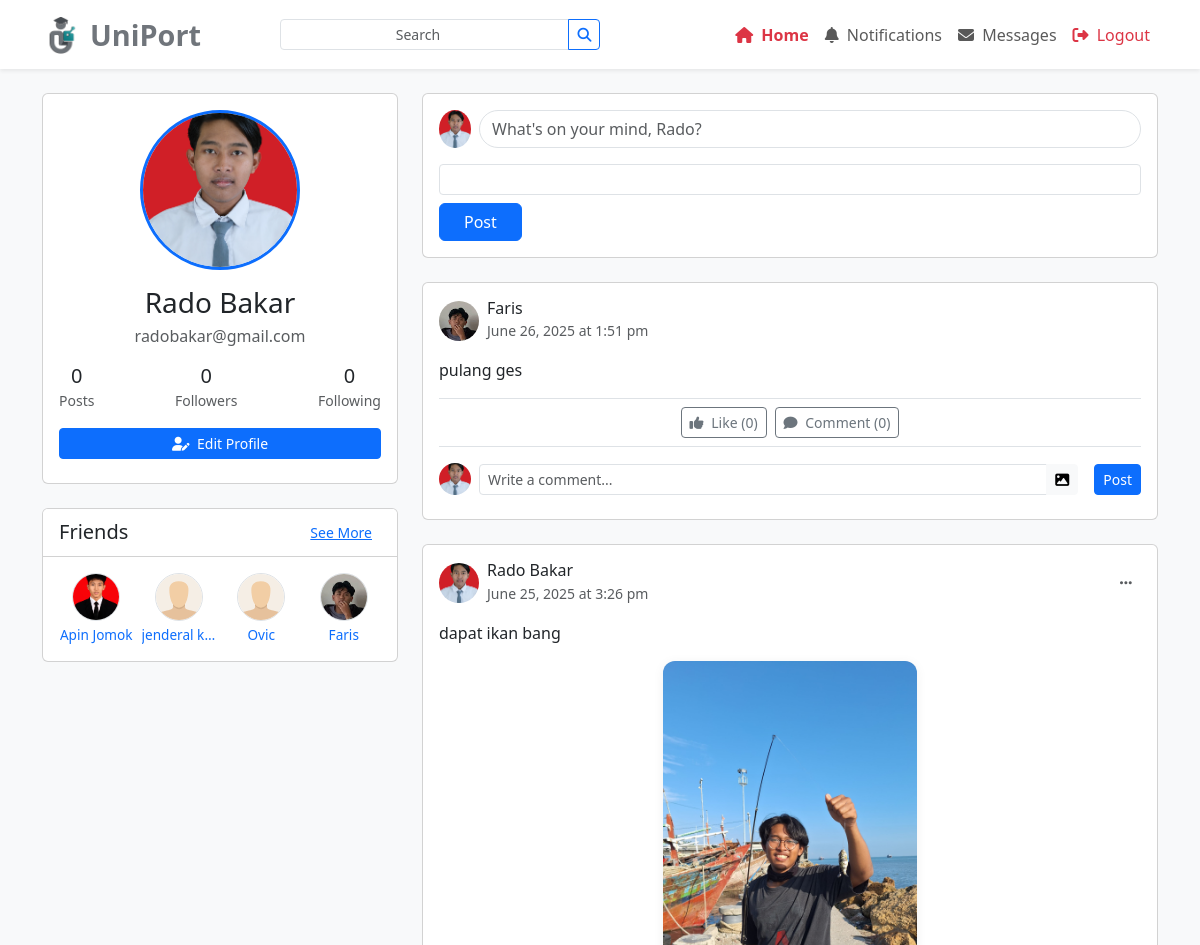
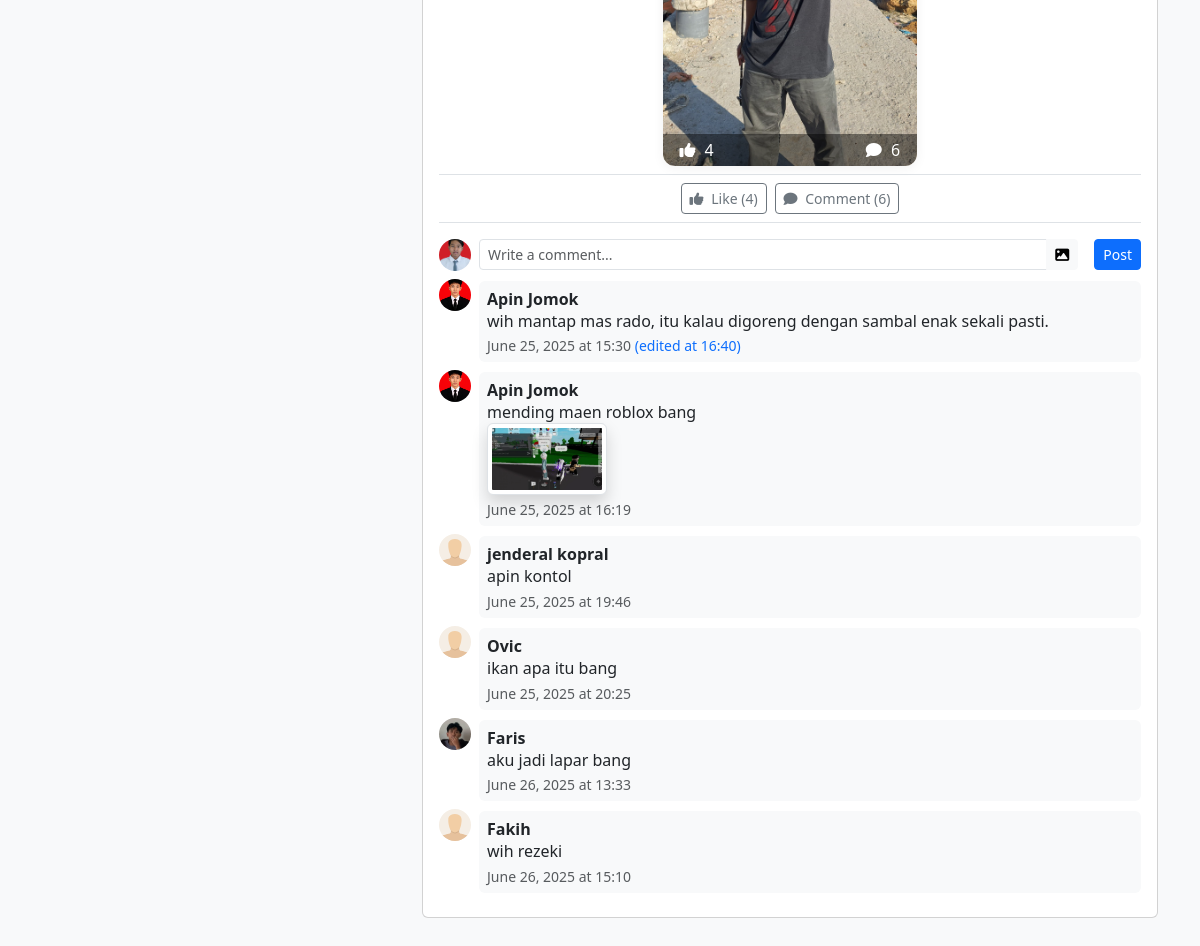
The page /timeline.php (signed in) on the database its author committed (2 pictures, top to bottom).
### tables this page shows
CREATE TABLE `users` (
  `id` int(11) NOT NULL,
  `name` varchar(100) NOT NULL,
  `username` varchar(50) NOT NULL,
  `email` varchar(100) NOT NULL,
  `photo` varchar(255) DEFAULT NULL,
  `password` varchar(255) NOT NULL,
  `full_name` varchar(100) DEFAULT NULL,
  `profile_picture` varchar(255) DEFAULT NULL,
  `bio` text DEFAULT NULL,
  `created_at` datetime DEFAULT current_timestamp(),
  `birthdate` date DEFAULT NULL,
  `work` varchar(255) DEFAULT NULL,
  `address` varchar(255) DEFAULT NULL
);

CREATE TABLE `posts` (
  `id` int(11) NOT NULL,
  `user_id` int(11) NOT NULL,
  `content` text DEFAULT NULL,
  `image` varchar(255) DEFAULT NULL,
  `created_at` datetime DEFAULT current_timestamp(),
  `photo` varchar(255) DEFAULT NULL
);

CREATE TABLE `comments` (
  `id` int(11) NOT NULL,
  `post_id` int(11) NOT NULL,
  `user_id` int(11) NOT NULL,
  `content` text NOT NULL,
  `created_at` datetime DEFAULT current_timestamp(),
  `edited_at` datetime DEFAULT NULL,
  `photo` varchar(255) DEFAULT NULL
);

### timeline.php (the view, shortened to what the rows shown need)
<?php
require_once("config.php");
try {
    $db->exec("UPDATE users SET photo = 'default.svg' WHERE photo IS NULL OR photo = ''");
} catch(PDOException $e) {
    die("Error: " . $e->getMessage());
}
try {
    $stmt = $db->prepare("
        SELECT posts.*, users.name, users.photo AS user_photo
        FROM posts
        JOIN users ON posts.user_id = users.id
        ORDER BY posts.created_at DESC
    ");
    $stmt->execute();
    $posts = $stmt->fetchAll(PDO::FETCH_ASSOC);
} catch(PDOException $e) {
    die("Error: " . $e->getMessage());
}
$post_comment_counts = [];
$post_like_counts = [];
foreach ($posts as $p) {
    $stmt = $db->prepare("SELECT COUNT(*) FROM comments WHERE post_id = ?");
    $stmt->execute([$p['id']]);
    $post_comment_counts[$p['id']] = $stmt->fetchColumn();
    $stmt = $db->prepare("SELECT COUNT(*) FROM likes WHERE post_id = ?");
    $stmt->execute([$p['id']]);
    $post_like_counts[$p['id']] = $stmt->fetchColumn();
}
$user_like_status = [];
$stmt = $db->prepare("
    SELECT u.id, u.name, u.photo
    FROM users u
    JOIN followers f1 ON f1.follower_id = u.id AND f1.user_id = ? AND f1.status = 'accepted'
    JOIN followers f2 ON f2.user_id = u.id AND f2.follower_id = ? AND f2.status = 'accepted'
    WHERE u.id != ?
    GROUP BY u.id
    LIMIT 5
");
$stmt->execute([$_SESSION['user']['id'], $_SESSION['user']['id'], $_SESSION['user']['id']]);
$friends = $stmt->fetchAll(PDO::FETCH_ASSOC);
?>
<!DOCTYPE html>
<html lang="en">
<head>
    <link rel="stylesheet" href="https://cdn.jsdelivr.net/npm/bootstrap@5.3.0/dist/css/bootstrap.min.css">
    <link rel="stylesheet" href="https://cdnjs.cloudflare.com/ajax/libs/font-awesome/6.4.0/css/all.min.css">
</head>
<body>
    <div class="container mb-5">
        <div class="row">
            <div class="col-lg-4">
                <div class="card mb-4">
                    <div class="card-body">
                        <?php if (empty($friends)): ?>
                            <div class="text-center text-muted py-3">Belum memiliki teman</div>
                        <?php else: ?>
                        <div class="row g-2">
                            <?php foreach(array_slice($friends, 0, 4) as $f): ?>
                            <div class="col-3 text-center">
                                <?php
                                $friend_photo = (!empty($f['photo']) && $f['photo'] !== 'default.svg' && file_exists("img/uploads/".$f['photo']))
                                    ? "img/uploads/".$f['photo']
                                    : "img/default.svg";
                                ?>
                                <a href="profilevisit.php?id=<?php echo $f['id']; ?>" class="text-decoration-none">
                                    <img src="<?php echo $friend_photo; ?>" class="img-fluid rounded-circle border mb-1" style="width:48px;height:48px;object-fit:cover;">
                                    <div style="font-size:0.85em;white-space:nowrap;overflow:hidden;text-overflow:ellipsis;"><?php echo htmlspecialchars($f['name']); ?></div>
                                </a>
                            </div>
                            <?php endforeach; ?>
                        </div>
                        <?php endif; ?>
                    </div>
                </div>
            </div>
            <div class="col-lg-8">
                <?php foreach($posts as $post): ?>
                    <?php
                    $stmt = $db->prepare("SELECT comments.*, users.name, users.photo AS photo_user FROM comments JOIN users ON comments.user_id = users.id WHERE post_id = ? ORDER BY comments.created_at ASC");
                    $stmt->execute([$post['id']]);
                    $comments = $stmt->fetchAll(PDO::FETCH_ASSOC);
                    ?>
                <div class="card post-card mb-4">
                    <div class="card-body">
                        <div class="d-flex justify-content-between align-items-center mb-3">
                            <div class="d-flex align-items-center">
                                <?php
                                $user_photo = (!empty($post['user_photo']) && file_exists("img/uploads/" . $post['user_photo'])) ? "img/uploads/" . $post['user_photo'] : "img/default.svg";
                                ?>
                                <a href="profilevisit.php?id=<?php echo $post['user_id']; ?>">
                                    <img class="rounded-circle me-2"
                                         src="<?php echo $user_photo ?>"
                                         width="40"
                                         alt="<?php echo htmlspecialchars($post['name']) ?>">
                                </a>
                                <div>
                                    <a href="profilevisit.php?id=<?php echo $post['user_id']; ?>" class="text-decoration-none text-dark">
                                        <h6 class="mb-0"><?php echo $post['name'] ?></h6>
                                    </a>
                                    <small class="text-muted"><?php echo date('F j, Y \a\t g:i a', strtotime($post['created_at'])) ?></small>
                                </div>
                            </div>
                            <?php if($post['user_id'] == $_SESSION['user']['id']): ?>
                            <div class="dropdown">
                                <button class="btn btn-sm btn-link text-muted" type="button" data-bs-toggle="dropdown">
                                    <i class="fas fa-ellipsis-h"></i>
                                </button>
                            </div>
                            <?php endif; ?>
                        </div>
                        <p class="mb-3">
                            <?php echo nl2br(htmlspecialchars($post['content'])) ?>
                        </p>
                        <?php
                        if (!empty($post['photo']) && $post['photo'] !== 'default.svg') {
                            $photo_path = "img/posts/" . $post['photo'];
                            if (file_exists($photo_path)) {
                                echo '
                                <div class="d-flex justify-content-center mb-2">
                                    <div class="post-image-wrapper position-relative" style="max-width:350px;max-height:450px;overflow:hidden;">
                                        <img src="' . $photo_path . '"
                                             class="img-fluid rounded post-img-zoom"
                                             style="object-fit:contain; width:100%; height:auto; max-height:450px; cursor:pointer; background:#f5f5f5;"
                                             alt="Post Image"
                                             data-post-id="' . $post['id'] . '">
                                        <div class="post-img-overlay d-flex justify-content-between align-items-center px-3 py-1"
                                             style="position:absolute;bottom:0;left:0;width:100%;background:rgba(0,0,0,0.45);color:#fff;border-radius:0 0 12px 12px;">
                                            <span><i class="fas fa-thumbs-up me-1"></i> <span class="like-count">' . ($post_like_counts[$post['id']] ?? 0) . '</span></span>
                                            <span><i class="fas fa-comment me-1"></i> <span class="comment-count">' . ($post_comment_counts[$post['id']] ?? 0) . '</span></span>
                                        </div>
                                    </div>
                                </div>
                                ';
                            }
                        }
                        ?>
                        <div class="d-flex border-top border-bottom py-2 mb-3 justify-content-center gap-2">
                            <button class="btn btn-sm like-btn <?php echo !empty($user_like_status[$post['id']]) ? 'btn-blue' : 'btn-outline-secondary'; ?>" data-post-id="<?php echo $post['id']; ?>">
                                <i class="fas fa-thumbs-up me-1"></i> <?php echo !empty($user_like_status[$post['id']]) ? 'Liked' : 'Like'; ?> (<?php echo $post_like_counts[$post['id']] ?? 0; ?>)
                            </button>
                            <button class="btn btn-sm btn-outline-secondary comment-btn">
                                <i class="fas fa-comment me-1"></i> Comment (<?php echo $post_comment_counts[$post['id']] ?? 0; ?>)
                            </button>
                        </div>
                        <div class="comments-section">
                            <form action="" method="post" enctype="multipart/form-data" class="d-flex mb-2 align-items-center comment-form">
                                <?php
                                $comment_form_photo = (!empty($_SESSION['user']['photo']) && $_SESSION['user']['photo'] !== 'default.svg' && file_exists("img/uploads/" . $_SESSION['user']['photo']))
                                    ? "img/uploads/" . $_SESSION['user']['photo']
                                    : "img/default.svg";
                                ?>
                                <img class="rounded-circle me-2"
                                     src="<?php echo $comment_form_photo ?>"
                                     width="32"
                                     alt="<?php echo $_SESSION['user']['name'] ?>">
                                <div class="flex-grow-1 me-2">
                                    <div class="input-group">
                                        <input type="text"
                                               class="form-control form-control-sm comment-content-input"
                                               name="comment_content"
                                               placeholder="Write a comment..." required>
                                        <label class="btn btn-light btn-sm mb-0 upload-label" style="position:relative;overflow:hidden;">
                                            <i class="fa fa-image"></i>
                                        </label>
                                    </div>
                                </div>
                                <button type="submit" name="create_comment" class="btn btn-primary btn-sm ms-2">Post</button>
                            </form>
                            <?php foreach($comments as $comment): ?>
                               <?php
                                $comment_user_photo = (!empty($comment['photo_user']) && $comment['photo_user'] !== 'default.svg' && file_exists("img/uploads/" . $comment['photo_user']))
                                    ? "img/uploads/" . $comment['photo_user']
                                    : "img/default.svg";
                                ?>
                                <div class="d-flex mb-2 align-items-start">
                                    <a href="profilevisit.php?id=<?php echo $comment['user_id']; ?>">
                                        <img class="rounded-circle me-2"
                                             src="<?php echo $comment_user_photo ?>"
                                             width="32"
                                             alt="<?php echo $comment['name'] ?>">
                                    </a>
                                    <div class="flex-grow-1">
                                        <div class="bg-light p-2 rounded position-relative mt-1">
                                            <span class="comment-author">
                                                <a href="profilevisit.php?id=<?php echo $comment['user_id']; ?>" class="text-decoration-none text-dark">
                                                    <?php echo $comment['name']; ?>
                                                </a>
                                            </span>
                                            <div class="comment-content" id="comment-content-<?php echo $comment['id']; ?>">
                                                <span><?php echo nl2br(htmlspecialchars($comment['content'])); ?></span>
                                            </div>
                                            <?php if(!empty($comment['photo'])): ?>
                                                <?php
                                                $comment_photo_path = "img/comments/" . $comment['photo'];
                                                if (file_exists($comment_photo_path)) {
                                                    echo '<img src="' . $comment_photo_path . '" class="img-thumbnail shadow comment-img" style="max-width:120px;max-height:120px;cursor:pointer;"><br>';
                                                }
                                                ?>
                                            <?php endif; ?>
                                            <small class="text-muted d-block mt-1">
                                                <?php
                                                    echo date('F j, Y \a\t H:i', strtotime($comment['created_at']));
                                                    if (!empty($comment['edited_at'])) {
                                                        echo ' <span class="text-primary">(edited at ' . date('H:i', strtotime($comment['edited_at'])) . ')</span>';
                                                    }
                                                ?>
                                            </small>
                                        </div>
                                    </div>
                                </div>
                            <?php endforeach; ?>
                        </div>
                    </div>
                </div>
                <?php endforeach; ?>
            </div>
        </div>
    </div>
</body>
</html>

### rows shown on the page
users: photo (picture), name "Apin Jomok"
users: name "jenderal k…"
users: photo (placeholder picture), name "Ovic"
users: photo (picture), name "Faris"
posts: user.photo (picture), user.name "Faris", created_at "June 26, 2025 at 1:51 pm", content "pulang ges", shows "Like", id "0"
posts: user.photo (picture), user.name "Rado Bakar", created_at "June 25, 2025 at 3:26 pm", content "dapat ikan bang", photo (picture), id "4", id "6", shows "Like"
comments: user.name (picture), user.name "Apin Jomok", content "wih mantap mas rado, itu kalau digoreng dengan sambal enak sekali pasti.", created_at "June 25, 2025 at 15:30", edited_at "16:40"
comments: user.name (picture), user.name "Apin Jomok", content "mending maen roblox bang", photo (picture), created_at "June 25, 2025 at 16:19"
comments: user.name "jenderal kopral", content "apin kontol", created_at "June 25, 2025 at 19:46"
comments: user.photo (placeholder picture), user.name "Ovic", content "ikan apa itu bang", created_at "June 25, 2025 at 20:25"
comments: user.photo (picture), user.name "Faris", content "aku jadi lapar bang", created_at "June 26, 2025 at 13:33"
comments: user.name "Fakih", content "wih rezeki", created_at "June 26, 2025 at 15:10"

### other values the page prints
$_SESSION["user"]["name"] "Rado Bakar"
$_SESSION["user"]["email"] "radobakar@gmail.com"
